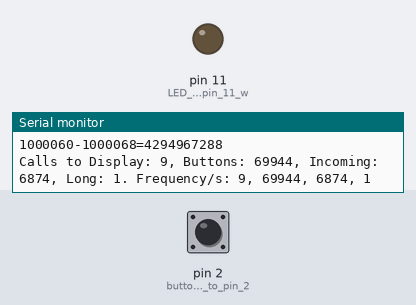
Simulated run of this sketch. Board: Arduino Uno, built with avr-gcc and run on an emulated ATmega328P. Shown: output pins drawn as LEDs (lit = HIGH), the last lines printed to the serial monitor. The test bench sets the inputs (shaded band); at power-on: pin 2 (button_connected_to_pin_2) HIGH.

Above: at 1.2 s.
1.3 s: pin 2 (button_connected_to_pin_2) pulled LOW for 0.15 s
At 2.5 s:
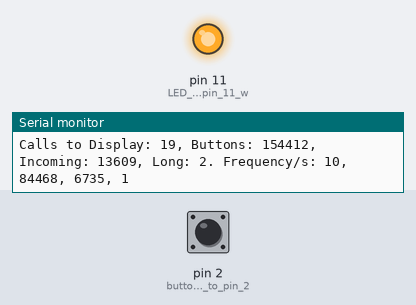
2.9 s: pin 2 (button_connected_to_pin_2) pulled LOW for 1 s
At 3.9 s:
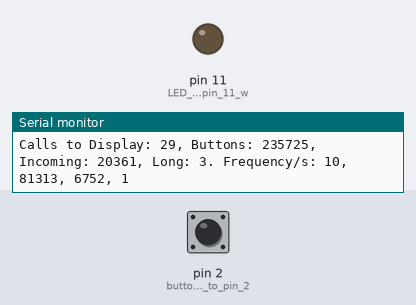
5.4 s: pin 2 (button_connected_to_pin_2) pulled LOW for 3.2 s
At 5.8 s:
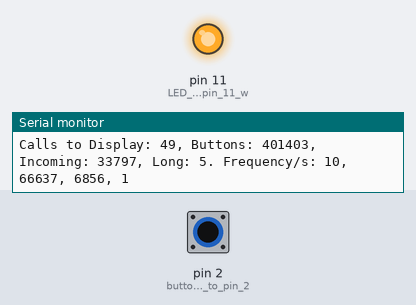
Timing chart, 0 to 8.4 s (numbered marks = the images above; inputs shaded):
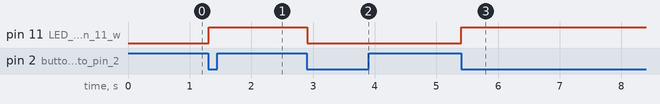

The sketch:

fsmtime.ino
```cpp
/*////////////////////////////////////////////////////////
/* Finite State Machine for Arduino
/*  - timed and interrupt driven state change
/*
/* v0.1  Øyvind Aardal    Bare bones
 */////////////////////////////////////////////////////////
#include <FiniteStateMachine.h>
#define DEBUG

boolean button1press = LOW;  // HIGH when button-press is detected
unsigned long cDisplay;      // count of calls to Display state
unsigned long cButtons;      // ...
unsigned long cIncoming;
unsigned long cLong;

#ifdef DEBUG
unsigned long cDisplayLast;  // Used to calculate frequenzy if DEBUG is #defined
unsigned long cButtonsLast;  //..
unsigned long cIncomingLast;
unsigned long cLongLast;
#endif

// Initialize states
const byte NUMBER_OF_STATES = 4;

State Display = State(runUpdateDisplay);    // State Display calls function runUpdateDisplay
State Buttons = State(runPollButtons);      //..
State Incoming = State(runPollIncoming);
State LongInterval = State(runLongInterval);

FSM fsmDemo = FSM(Display);                 // Start FSM in runUpdateDisplay state

unsigned long now = 0;                      // Used to hold time of entry
unsigned long lastlong = 0;                 // last time run for the long cycle state
unsigned long lastshort = 0;                // last time run for the short cycle state

void setup() {
  Serial.begin(115200);  // Don't waste time waiting for slow communications
  pinMode(2,INPUT);      // button connected to pin 2 with pull-down
  pinMode(11,OUTPUT);    // LED connected to pin 11 with current limiting resistor
  now = micros();        // initialize variables used to keep track of time
  lastlong = now;        // ..
  lastshort = now;
}

unsigned long freq = 0;  // counter to distribute non-timed states

void loop(){                                // the loop - time and sequence controlled state table
  freq++;                                   // sequencer
  now = micros();                           // timer

  if ((now-lastlong) >= 1000000){
    fsmDemo.transitionTo(LongInterval);      // do the long interval
    lastlong = micros();                     // store the time before executing state - that way we don't loose time
  }
  else if ((now-lastshort) >= 100000) {
    fsmDemo.transitionTo(Display);           // do the short interval
    lastshort = micros();                    // store the time before executing state - that way we don't loose time
  }
  else if (freq % 4 == 0) {                  // empty the UART max every 1 in 4 iterations less long/short states
    fsmDemo.transitionTo(Incoming);
  }
  else {
    fsmDemo.transitionTo(Buttons);           // Spend the most time (3 in 4 iterations) looking for button presses
  };

  fsmDemo.update();                          // call the FSM executer
}

boolean ledState = LOW;                      // To keep track of LED state without having to read the pin

void runUpdateDisplay(){                     // Update display
  cDisplay++;                                // count number of calls
  if (button1press == HIGH) {                // ...if button press was detected
    ledState = !ledState;                    // swap state
    digitalWrite(11,ledState);               // and write the new state to the led
    button1press = LOW;                      // done processing this button press - prepare for the next
  };
}

boolean button1in = LOW;                     // To keep trak of when a button is in the pressed state

void runPollButtons(){                       // Polls the buttons
  cButtons++;                                // counting the number of calls

  if (button1in == HIGH) {                   // If the button tracking is in the pressed state
    if (digitalRead(2) == LOW){              // and the pin is low - it has been released - PS: Just lucky debounce due to the release is detected in the next FSM cycle
      button1in = LOW;                       // it's not pressed anymore
      button1press = HIGH;                   // but a press has been detected
    };
  }
  else {                                     // button tracking is in depressed state
    if (digitalRead(2) == HIGH){             // but the pin is HIGH, soo....
      button1in = HIGH;                      // set the button tracking to pressed state
    };
  };
};

void runPollIncoming(){                      // booooring
  cIncoming++;                               // counting the number of calls
};

void runLongInterval(){                      // used to write to the serial line if debugging -
  cLong++;                                   // counting the number of calls

#ifdef DEBUG                                 // #define DEBUG to print statistics to serial
  Serial.print(now);                         // show the timer variables
  Serial.print("-");
  Serial.print(lastlong);
  Serial.print("=");
  Serial.print(now-lastlong);
  Serial.println();

  Serial.print("Calls to Display: ");        // show the number of calls to the different states
  Serial.print(cDisplay);
  Serial.print(", Buttons: ");
  Serial.print(cButtons);
  Serial.print(", Incoming: ");
  Serial.print(cIncoming);
  Serial.print(", Long: ");
  Serial.print(cLong);

  Serial.print(". Frequency/s: ");          // show the count of calls since last long interval
  Serial.print((cDisplay-cDisplayLast));
  Serial.print(", ");
  Serial.print((cButtons-cButtonsLast));
  Serial.print(", ");
  Serial.print((cIncoming-cIncomingLast));
  Serial.print(", ");
  Serial.println((cLong-cLongLast));

  cDisplayLast = cDisplay;                  // remember the last number
  cButtonsLast = cButtons;
  cIncomingLast = cIncoming;
  cLongLast = cLong;
#endif

};
```

Measured:
- after the input at 1.3 s, pin 11 (LED_connected_to_pin_11_w): LOW → HIGH at once
- after the input at 2.9 s, pin 11 (LED_connected_to_pin_11_w): HIGH → LOW at once
- after the input at 5.4 s, pin 11 (LED_connected_to_pin_11_w): LOW → HIGH at once
